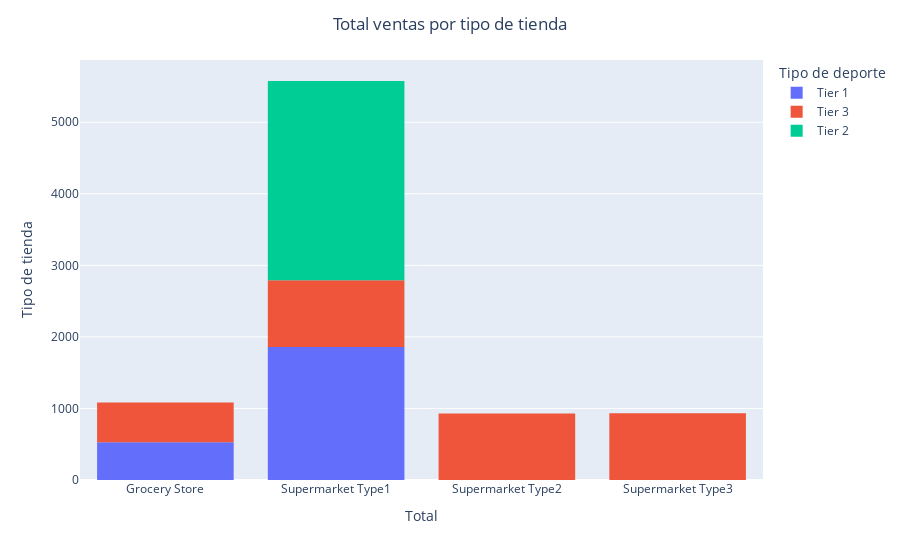

Notebook code for this chart:
### Code cell
fg = px.histogram(agrupacion2,x='Outlet_Type',y ='Item_Identifier', color='Outlet_Location_Type')
fg.update_layout(title_text = 'Total ventas por tipo de tienda',title_x=0.5)
fg.update_xaxes(title_text = 'Total')
fg.update_yaxes(title_text = 'Tipo de tienda')
fg.update_legends(title_text = 'Tipo de deporte')

### Figure 1 — Plotly figure (JSON) as saved in the notebook; plotly's stock layout.template omitted (floating-point values rounded to 4 significant figures)
{"data": [{"alignmentgroup": "True", "bingroup": "x", "histfunc": "sum", "hovertemplate": "Outlet_Location_Type=Tier 1<br>Outlet_Type=%{x}<br>sum of Item_Identifier=%{y}<extra></extra>", "legendgroup": "Tier 1", "marker": {"color": "#636efa", "pattern": {"shape": ""}}, "name": "Tier 1", "offsetgroup": "Tier 1", "orientation": "v", "showlegend": true, "type": "histogram", "x": ["Grocery Store", "Supermarket Type1"], "xaxis": "x", "y": [527, 1860], "yaxis": "y"}, {"alignmentgroup": "True", "bingroup": "x", "histfunc": "sum", "hovertemplate": "Outlet_Location_Type=Tier 3<br>Outlet_Type=%{x}<br>sum of Item_Identifier=%{y}<extra></extra>", "legendgroup": "Tier 3", "marker": {"color": "#EF553B", "pattern": {"shape": ""}}, "name": "Tier 3", "offsetgroup": "Tier 3", "orientation": "v", "showlegend": true, "type": "histogram", "x": ["Grocery Store", "Supermarket Type1", "Supermarket Type2", "Supermarket Type3"], "xaxis": "x", "y": [555, 932, 928, 932], "yaxis": "y"}, {"alignmentgroup": "True", "bingroup": "x", "histfunc": "sum", "hovertemplate": "Outlet_Location_Type=Tier 2<br>Outlet_Type=%{x}<br>sum of Item_Identifier=%{y}<extra></extra>", "legendgroup": "Tier 2", "marker": {"color": "#00cc96", "pattern": {"shape": ""}}, "name": "Tier 2", "offsetgroup": "Tier 2", "orientation": "v", "showlegend": true, "type": "histogram", "x": ["Supermarket Type1"], "xaxis": "x", "y": [2785], "yaxis": "y"}], "layout": {"barmode": "relative", "legend": {"title": {"text": "Tipo de deporte"}, "tracegroupgap": 0}, "margin": {"t": 60}, "title": {"text": "Total ventas por tipo de tienda", "x": 0.5}, "xaxis": {"anchor": "y", "domain": [0, 1], "title": {"text": "Total"}}, "yaxis": {"anchor": "x", "domain": [0, 1], "title": {"text": "Tipo de tienda"}}}}
